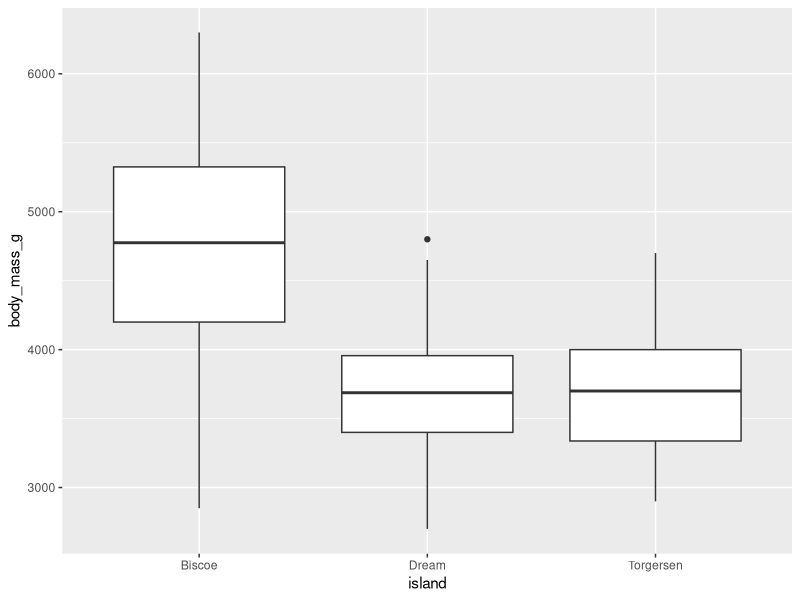

Here is the R script that generated this plot:
library(palmerpenguins)
library(ggplot2)

# Make the following changes to this basic boxplot.
# 1) Change the grey background to white
# 2) Clean up the axis labels
# 3) Make the color vary by island
# 4) Choose a color palette that you enjoy!
ggplot(penguins, aes(island, body_mass_g)) +
  geom_boxplot()
